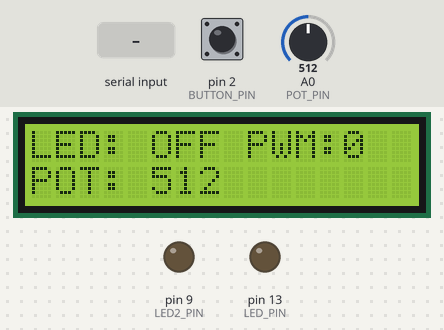
The sketch below on a simulated Arduino Uno, built with avr-gcc and run on an emulated ATmega328P. Parts: 16×2 character LCD, output pins drawn as LEDs (lit = HIGH). The inputs (shaded band) are chosen by the test bench; at power-on: pin 2 (BUTTON_PIN) HIGH, A0 (POT_PIN) = 512. What the sketch prints to the serial monitor is not drawn.

Above: at 1.2 s.
1.3 s: pin 2 (BUTTON_PIN) pulled LOW for 0.15 s
At 2.5 s:
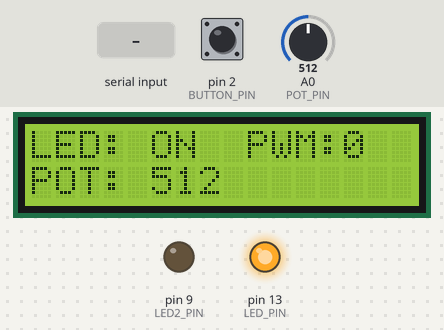
2.9 s: "PWM:255\n" received over Serial
At 4.1 s:
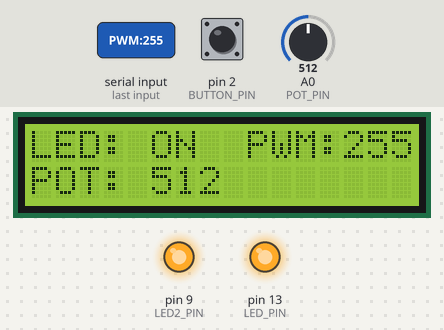
4.4 s: "OFF\n" received over Serial
At 4.9 s:
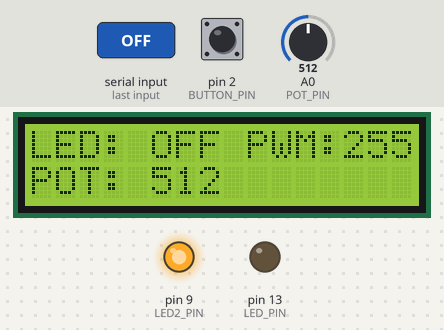
5.9 s: A0 (POT_PIN) set to 716
At 6.4 s:
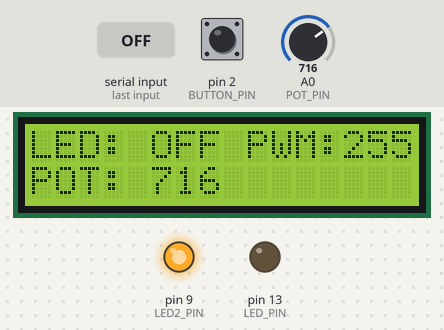
7.4 s: pin 2 (BUTTON_PIN) pulled LOW for 1 s
At 8.4 s:
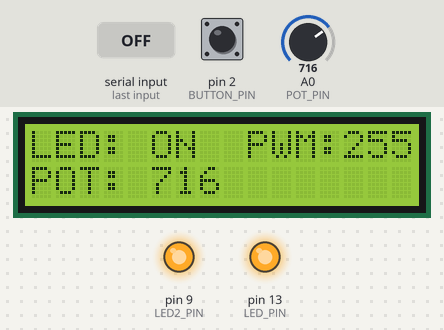
9.9 s: A0 (POT_PIN) set to 900
At 10.7 s:
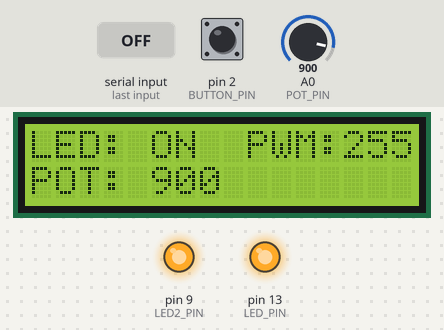
Timing chart, 0 to 12.5 s (numbered marks = the images above; inputs shaded):
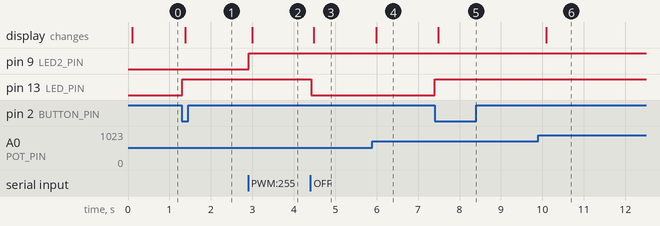

Measured:
- after the input at 1.3 s, pin 13 (LED_PIN): LOW → HIGH at once; the display: changes after 0.09 s (image 1)
- after the input at 2.9 s, pin 9 (LED2_PIN): LOW → HIGH at once; the display: changes after 0.09 s (image 2)
- after the input at 4.4 s, pin 13 (LED_PIN): HIGH → LOW at once; the display: changes after 0.09 s (image 3)
- after the input at 5.9 s, the display: changes after 0.10 s (image 4)
- after the input at 7.4 s, pin 13 (LED_PIN): LOW → HIGH at once; the display: changes after 0.09 s (image 5)
- after the input at 9.9 s, the display: changes after 0.20 s (image 6)

The sketch:

led_pwm.ino
```cpp
// p5 슬라이더로 LED2 밝기 조절
//  - D13 LED      : 'ON' / 'OFF' 명령, 버튼(D2)으로 토글
//  - D9  LED2     : 'PWM:0~255' 명령으로 밝기 조절 (analogWrite)
//  - A0  가변저항 : 5 이상 변하면 'POT: 값' 보고
//  - I2C LCD      : 1줄 "LED: ON  PWM:106", 2줄 "POT: 512"
// 필요한 라이브러리: TaskScheduler, LiquidCrystal_I2C

#include <TaskScheduler.h>
#include <LiquidCrystal_I2C.h>
#include <ctype.h>
#include <string.h>

const uint8_t BUTTON_PIN = 2;
const uint8_t LED_PIN    = 13;
const uint8_t LED2_PIN   = 9;    // PWM 가능 핀 (~3, 5, 6, 9, 10, 11 중 하나)
const uint8_t POT_PIN    = A0;

LiquidCrystal_I2C lcd(0x27, 16, 2);

bool ledState = false;
int  pwmValue = 0;                       // LED2 밝기 (0~255)
int  potValue = -1;
const int POT_THRESHOLD = 5;

volatile bool buttonEvent = false;
volatile unsigned long lastInterruptTime = 0;
const unsigned long DEBOUNCE_MS = 50;

const uint8_t CMD_SIZE = 12;             // "PWM:255" + 여유

// ---------- 작업 함수 선언 ----------
void taskButtonCallback();
void taskPotCallback();
void taskSerialCallback();
void taskLCDCallback();

Scheduler runner;
Task tButton(10,  TASK_FOREVER, &taskButtonCallback, &runner, true);
Task tPot   (100, TASK_FOREVER, &taskPotCallback,    &runner, true);
// 슬라이더 반응이 느리지 않도록 500 ms → 20 ms로 줄임
Task tSerial(20,  TASK_FOREVER, &taskSerialCallback, &runner, true);
Task tLCD   (100, TASK_FOREVER, &taskLCDCallback,    &runner, true);

// ---------- LED 제어 ----------
void setLED(bool state) {
  if (ledState == state) return;
  ledState = state;
  digitalWrite(LED_PIN, ledState ? HIGH : LOW);
  Serial.print("LED: ");
  Serial.println(ledState ? "ON" : "OFF");
}

void setPWM(int value) {
  value = constrain(value, 0, 255);
  if (pwmValue == value) return;
  pwmValue = value;
  analogWrite(LED2_PIN, pwmValue);
  Serial.print("PWM: ");
  Serial.println(pwmValue);
}

// ---------- 인터럽트 ----------
void buttonISR() {
  unsigned long now = millis();
  if (now - lastInterruptTime >= DEBOUNCE_MS) {
    buttonEvent = true;
    lastInterruptTime = now;
  }
}

// ---------- 작업 ----------
void taskButtonCallback() {
  bool event = false;
  noInterrupts();
  if (buttonEvent) {
    event = true;
    buttonEvent = false;
  }
  interrupts();
  if (event) setLED(!ledState);
}

void taskPotCallback() {
  int value = analogRead(POT_PIN);
  if (potValue == -1 || abs(value - potValue) >= POT_THRESHOLD) {
    potValue = value;
    Serial.print("POT: ");
    Serial.println(potValue);
  }
}

// "PWM:" 뒤의 숫자를 읽음. 숫자가 아니면 -1
int parseNumber(const char *p) {
  if (*p == '\0') return -1;
  long value = 0;
  while (*p) {
    if (!isdigit(*p)) return -1;
    value = value * 10 + (*p - '0');
    if (value > 255) value = 255;        // 너무 크면 255로 제한
    p++;
  }
  return (int)value;
}

void handleCommand(const char *command) {
  if (strcmp(command, "ON") == 0) {
    setLED(true);
  } else if (strcmp(command, "OFF") == 0) {
    setLED(false);
  } else if (strncmp(command, "PWM:", 4) == 0) {
    int value = parseNumber(command + 4);
    if (value >= 0) setPWM(value);
    else Serial.println("Invalid PWM value");
  } else {
    Serial.println("Invalid command");
  }
}

void taskSerialCallback() {
  static char command[CMD_SIZE];
  static uint8_t length = 0;
  static bool tooLong = false;

  while (Serial.available() > 0) {
    char c = Serial.read();

    if (c == '\n' || c == '\r') {        // 줄바꿈 → 명령 완성
      if (tooLong) {
        Serial.println("Command too long");
      } else if (length > 0) {
        command[length] = '\0';
        handleCommand(command);
      }
      length = 0;
      tooLong = false;
    } else if (c == ' ') {
      // 공백은 무시 ("PWM: 100"도 허용)
    } else if (length < CMD_SIZE - 1) {
      command[length++] = toupper(c);
    } else {
      tooLong = true;
    }
  }
}

void taskLCDCallback() {
  static bool firstUpdate = true;
  static bool previousLED = false;
  static int  previousPWM = -1;
  static int  previousPOT = -1;

  // 1번째 줄: LED 상태 + PWM 값  예) "LED: OFF PWM:255"
  if (firstUpdate || ledState != previousLED || pwmValue != previousPWM) {
    lcd.setCursor(0, 0);
    lcd.print("LED: ");
    lcd.print(ledState ? "ON " : "OFF");
    lcd.print(" PWM:");
    lcd.print(pwmValue);
    lcd.print("  ");
    previousLED = ledState;
    previousPWM = pwmValue;
  }

  // 2번째 줄: 가변저항 값
  if (potValue >= 0 && (firstUpdate || potValue != previousPOT)) {
    lcd.setCursor(0, 1);
    lcd.print("POT: ");
    lcd.print(potValue);
    lcd.print("          ");
    previousPOT = potValue;
  }

  firstUpdate = false;
}

// ---------- setup / loop ----------
void setup() {
  Serial.begin(9600);
  pinMode(BUTTON_PIN, INPUT_PULLUP);
  pinMode(LED_PIN, OUTPUT);
  pinMode(LED2_PIN, OUTPUT);
  pinMode(POT_PIN, INPUT);
  digitalWrite(LED_PIN, LOW);
  analogWrite(LED2_PIN, 0);

  lcd.init();
  lcd.backlight();
  lcd.clear();
  lcd.setCursor(0, 1);
  lcd.print("POT: ----");

  lastInterruptTime = millis() - DEBOUNCE_MS;
  attachInterrupt(digitalPinToInterrupt(BUTTON_PIN), buttonISR, FALLING);

  Serial.println("System Ready");
  Serial.println("Commands: ON / OFF / PWM:0~255");
}

void loop() {
  runner.execute();
}
```
